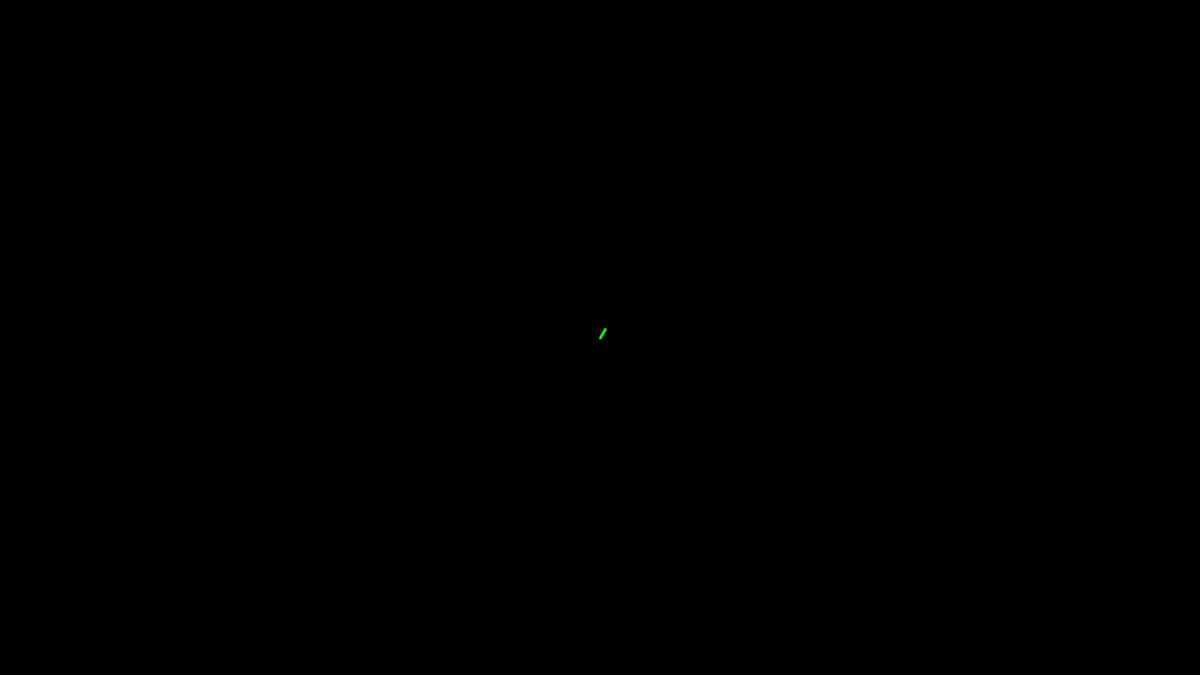
Frame 1 (no input)
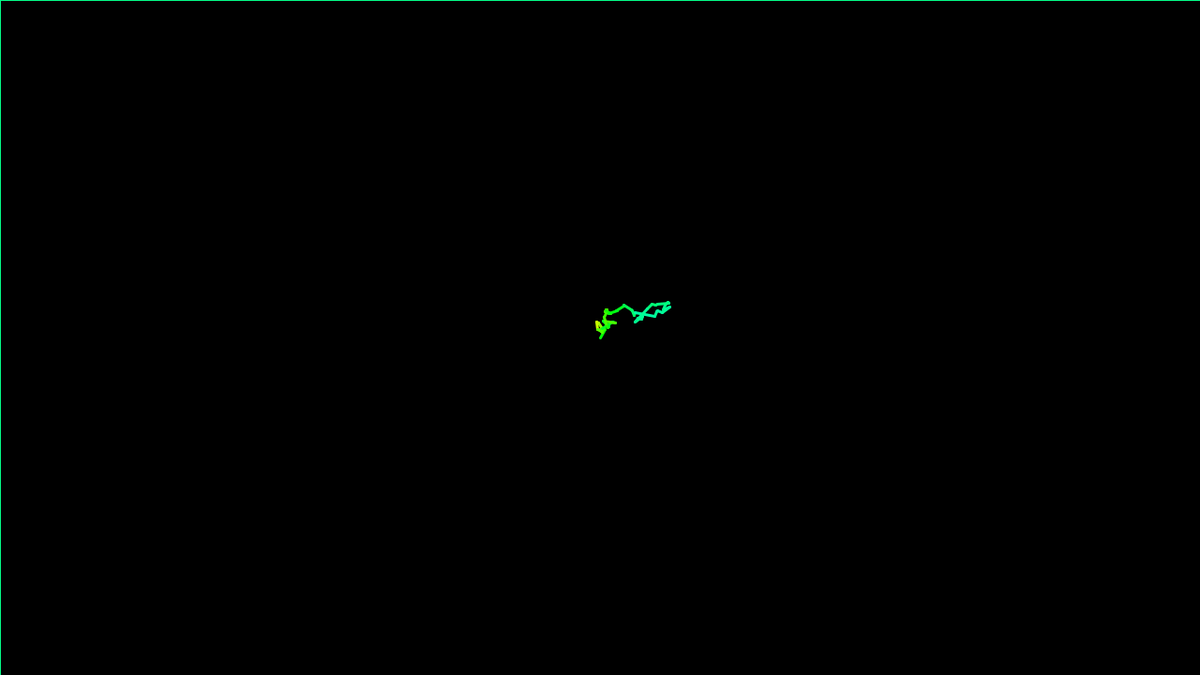
Frame 60 (the mouse pressed at the canvas centre just before this capture)
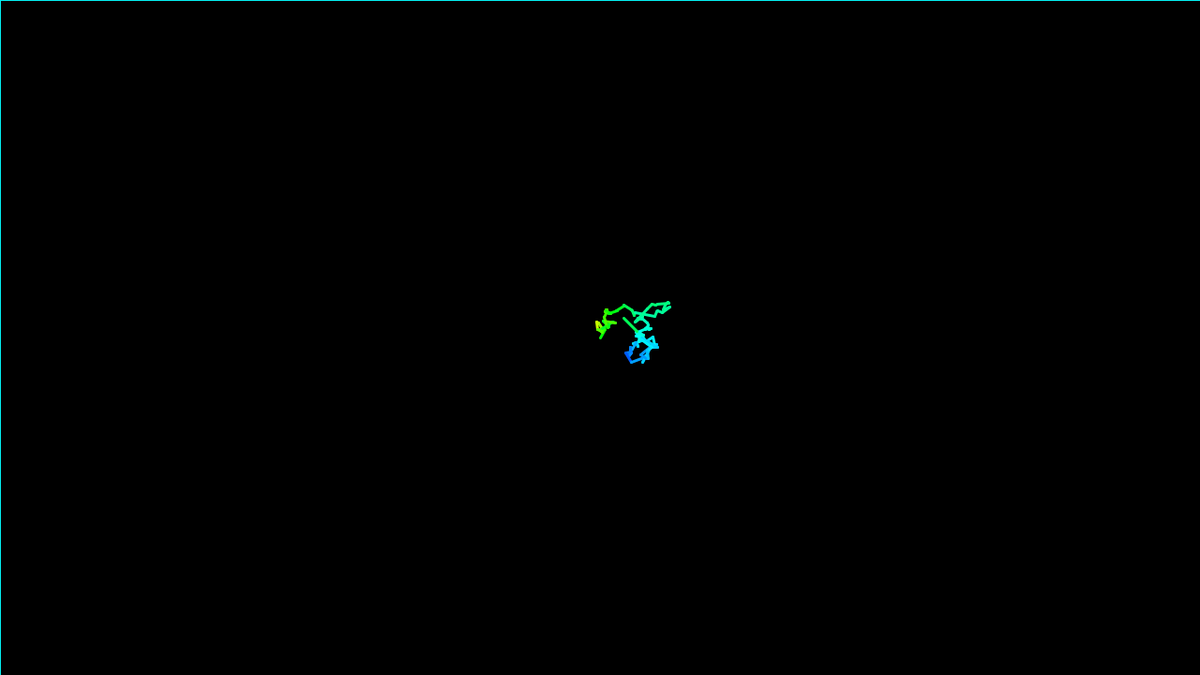
Frame 120 (the mouse held since frame 60 and released just before this capture)

The Processing sketch that drew these frames (run headless with seeded random() and noise(); from frame 60 on, the mouse is pressed at the canvas centre):

// Processing sketch: ex3
// ── ex3.pde
PVector CENTER_SCREEN;
float ALPHA_BACKGROUND=0;
int MONTECARLO_STEPS=1;

Walker walker;
void setup() {
  size(1280,720);

  walker=new Walker();  // Create a walker object
  background(0);
  CENTER_SCREEN=new PVector(width/2, height/2);  
}

void draw() {
  // Run the walker object
  fill(0, ALPHA_BACKGROUND);
  strokeWeight(0);
  rect(0,0,width, height);
  walker.update();
  walker.draw();  
}

// ── Walker.pde
float SCALE_STEPS[]={0, 50, 10}; 
// use it as SCALE_STEPS[MONTECARLO_STEPS]


class Walker {
  PVector position;
  PVector prevPosition;
  
  Walker() {
    this.position=new PVector(width/2, height/2);
    this.prevPosition=this.position.copy();    
  }
  void draw() {        
    //float R=map(this.position.x, 0, width, 0, 255);
    //float B=map(this.position.y, 0, height, 0, 255);
    PVector fromCenter=PVector.sub(this.position, CENTER_SCREEN);
    float normAngle= map(fromCenter.heading(), -PI, PI, 0, 1);
    colorMode(HSB);
    
    color c=color(normAngle*255,255,255);    
    // your code here to change the color
    stroke(c);
    strokeWeight(3);
    line(this.prevPosition.x, this.prevPosition.y,
         this.position.x, this.position.y);

  }

  void update() {    
    PVector step;
    step=new PVector(random(-1,1), random(-1,1));
    step.normalize();
    float stepsize=montecarlo();
    step.mult(stepsize*SCALE_STEPS[MONTECARLO_STEPS]);
    this.prevPosition=this.position.copy();   
    this.position.add(step);
    this.position.x=constrain(this.position.x, 0, width);    
    this.position.y=constrain(this.position.y, 0, height);
  }
}

float montecarlo() {
  while (true) {
     float R1=random(1);
     float p=0;
     if(MONTECARLO_STEPS==2){
        p=random(1);
     }
     if(MONTECARLO_STEPS==1){
        p=pow(1-R1,8);
     }
     float R2=random(1);
     if (R2<p){ return R1;}
  }
}
